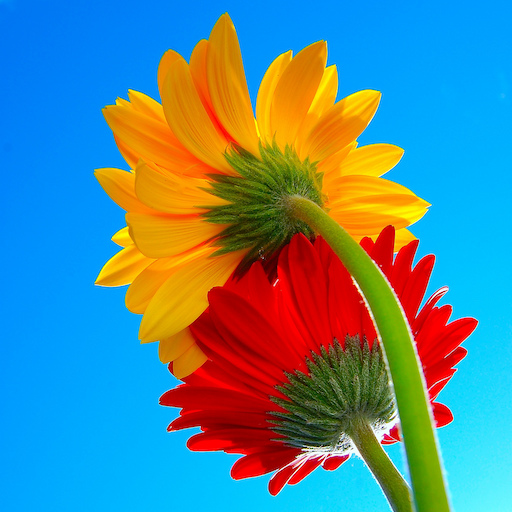
%> input picture clases/Cap01_Introduccion/images/flowers.jpg, 512 x 512 px
$ octave IMG08_EdgeDetectionAll.m   (GNU Octave 9; MATLAB toolbox functions it lacks are replaced by stand-ins)
%> lines starting %> are read from the running program, lines starting %| are printed output that depends on the picture; in (x1, y1, x2, y2) boxes, pixels count from 0 and x2, y2 are one past the last pixel; in counts of white or black regions, pixels touching at a corner belong together; the program's own positions count from 1
% Example:
%
% Edge detection examples
%
% Computer Vision Course
% (c) Domingo Mery (2014) - http://dmery.ing.puc.cl


close all
J = imread('../images/flowers.jpg');
%> J is the input picture: size 512x512x3 uint8; mean R, G, B 86.6, 134.8, 144.6
I = double(imresize(rgb2gray(J),[512 512]));
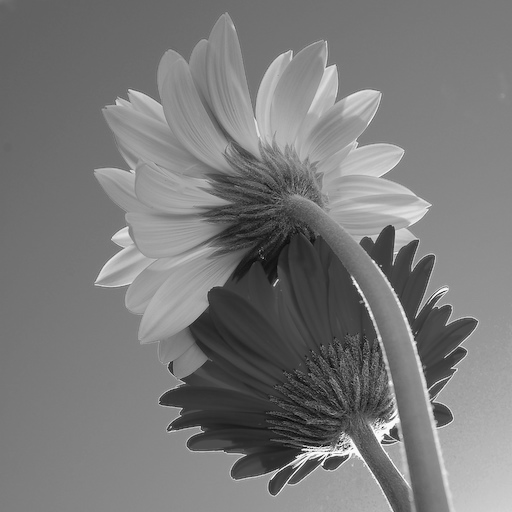
%> I: size 512x512 double; min 0, max 255, mean 121.5
figure(1)
imshow(I,[])
title('Original')

% 1: simple
th = 15;
My = [-1 0 1];
Mx = My';
Iy = imfilter(I,My);
Ix = imfilter(I,Mx);
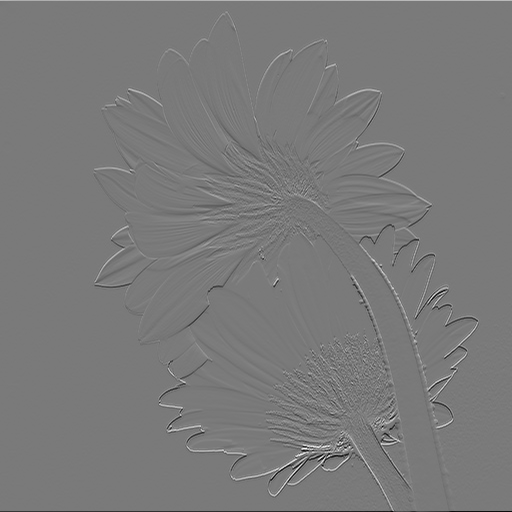
%> Ix: size 512x512 double; min -232, max 252, mean 0.1; drawn with min black and max white
G = sqrt(Ix.*Ix+Iy.*Iy);
E = G>th;
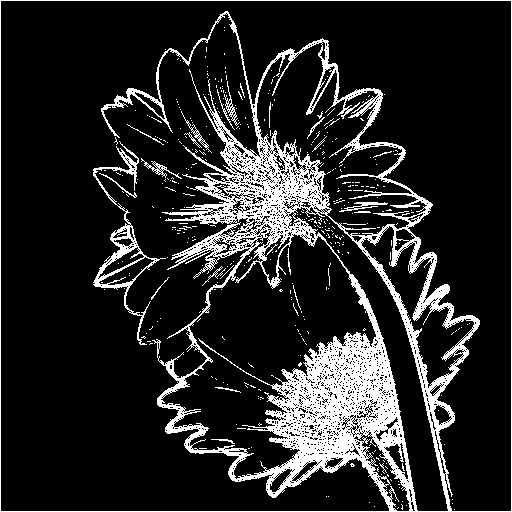
%> E: size 512x512 logical; 15.2% white; 393 white regions (368 under 20 px), largest, box (x1, y1, x2, y2) and area: (0, 0, 512, 512) 35807, (93, 141, 166, 345) 1674, (339, 202, 388, 212) 164
figure(2)
Bio_edgeview(I,E)
%> (this line was passed over: Bio_edgeview is not available in this run)
title('Sobel')

% 2: Sobel
th = 45;
My = [-1 0 1
      -2 0 2
      -1 0 1];
Mx = My';
Iy = imfilter(I,My);
Ix = imfilter(I,Mx);
G = sqrt(Ix.*Ix+Iy.*Iy);
E = G>th;
%> E: size 512x512 logical; 16.7% white; 329 white regions (303 under 20 px), largest, box (x1, y1, x2, y2) and area: (0, 0, 512, 512) 38836, (93, 140, 187, 358) 2452, (215, 62, 238, 127) 293
figure(3)
Bio_edgeview(I,E)
%> (this line was passed over: Bio_edgeview is not available in this run)
title('Simple')


% 3: LoG
E = edge(I,'log',0.4,2);
%> E: size 512x512 logical; 6% white in thin lines or dots, all inside (x1, y1, x2, y2) = (94, 11, 506, 511)
figure(4)
Bio_edgeview(I,E)
%> (this line was passed over: Bio_edgeview is not available in this run)
title('LoG')

% 4: Canny
E = edge(I,'canny',0.05,2);
%> E: size 512x512 logical; 6.5% white in thin lines or dots
figure(5)
Bio_edgeview(I,E)
%> (this line was passed over: Bio_edgeview is not available in this run)
title('Canny')

% 5: Morphological Gradient
th = 20;
Id = imdilate(I,ones(3,3));
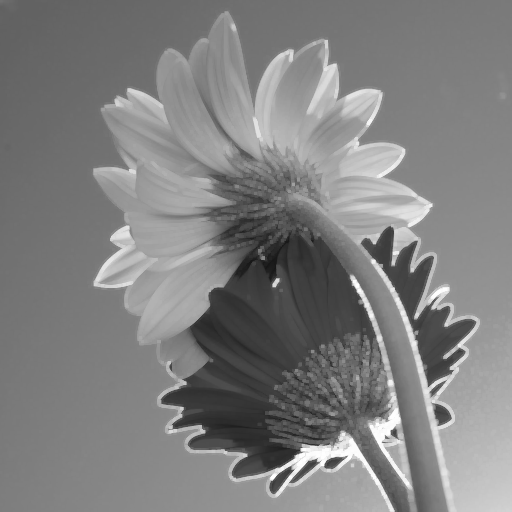
%> Id: size 512x512 double; min 22, max 255, mean 127.9
Ie = imerode(I,ones(3,3));
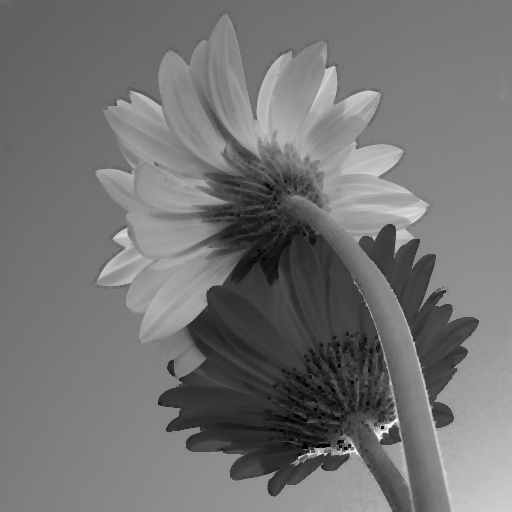
%> Ie: size 512x512 double; min 0, max 248, mean 115.4
G = abs(Id-Ie);
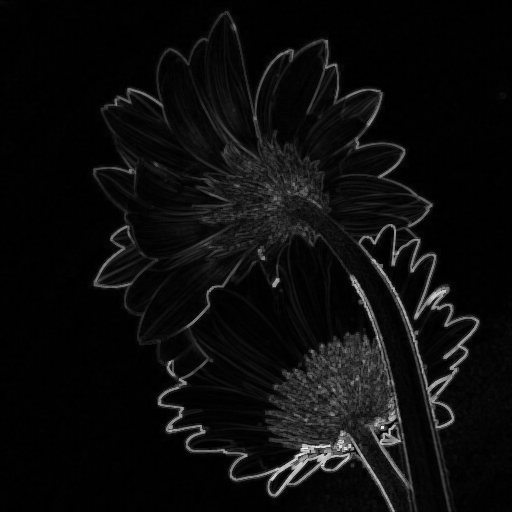
%> G: size 512x512 double; min 0, max 253, mean 12.5
E = G>th;
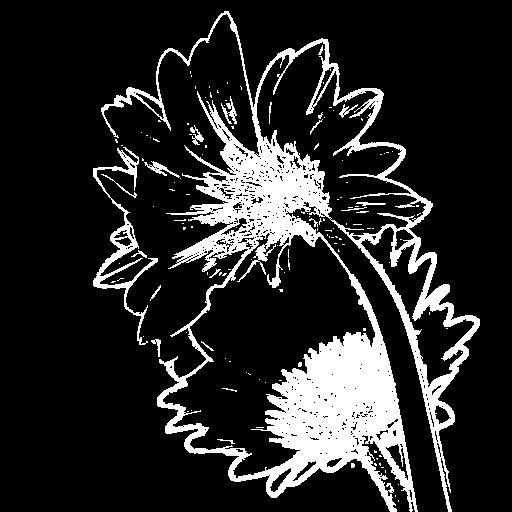
%> E: size 512x512 logical; 16.3% white; 140 white regions (120 under 20 px), largest, box (x1, y1, x2, y2) and area: (101, 11, 480, 512) 39249, (93, 147, 158, 345) 1854, (144, 161, 180, 178) 172
figure(6)
Bio_edgeview(I,E)
%> (this line was passed over: Bio_edgeview is not available in this run)
title('Morphological')

$ run again, with clases/Cap01_Introduccion/images/frutos_rojos.png saved as clases/Cap01_Introduccion/images/flowers.jpg
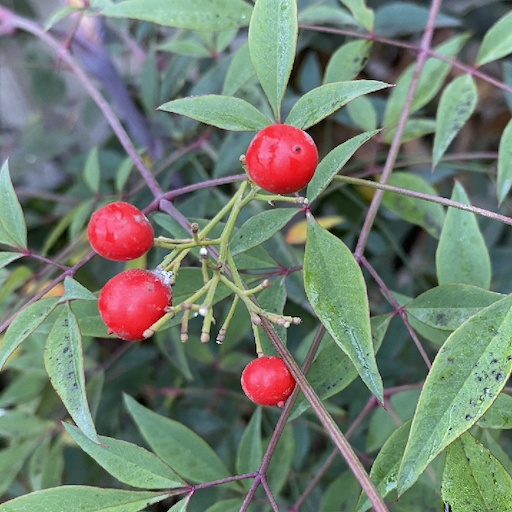
%> input picture clases/Cap01_Introduccion/images/frutos_rojos.png, 512 x 512 px
%> J is the input picture: size 512x512x3 uint8; mean R, G, B 112.8, 125.1, 111.8
%> `E = G>th;`:
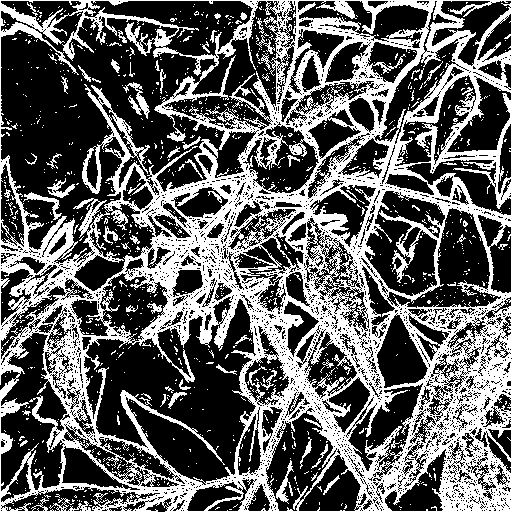
%> E: size 512x512 logical; 38.1% white; 1123 white regions (1061 under 20 px), largest, box (x1, y1, x2, y2) and area: (0, 0, 512, 512) 93379, (123, 82, 150, 119) 315, (23, 192, 62, 220) 238
%> `E = G>th;`:
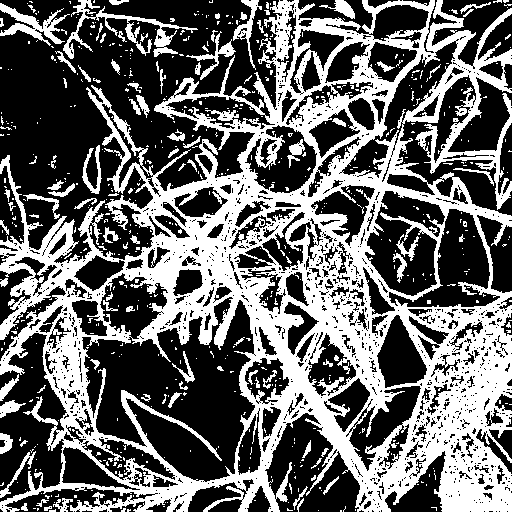
%> E: size 512x512 logical; 40.3% white; 642 white regions (550 under 20 px), largest, box (x1, y1, x2, y2) and area: (0, 0, 512, 512) 93825, (63, 0, 198, 59) 1529, (0, 3, 70, 46) 989

$ run again, with clases/Cap01_Introduccion/images/rice.png saved as clases/Cap01_Introduccion/images/flowers.jpg
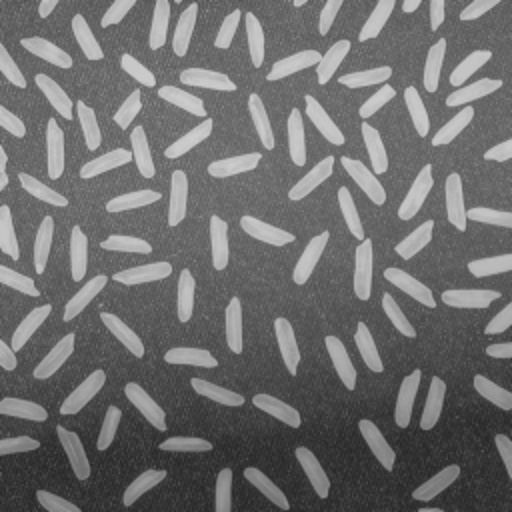
%> input picture clases/Cap01_Introduccion/images/rice.png, 512 x 512 px
%> J is the input picture: size 512x512 uint8; min 35, max 208, mean 111.2
%> `E = G>th;`:
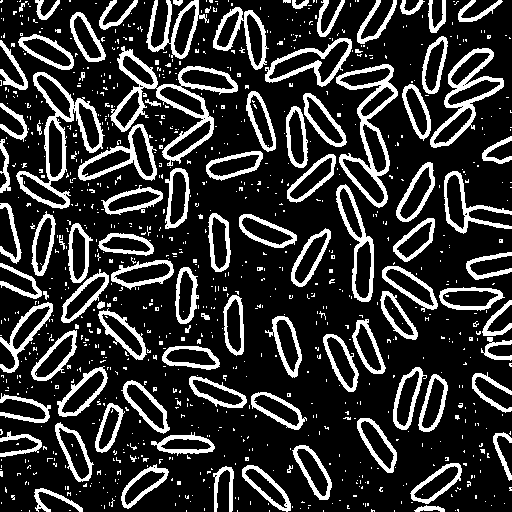
%> E: size 512x512 logical; 19.9% white; 945 white regions (844 under 20 px), largest, box (x1, y1, x2, y2) and area: (110, 46, 238, 166) 2685, (16, 72, 105, 209) 2187, (336, 64, 398, 208) 2057
